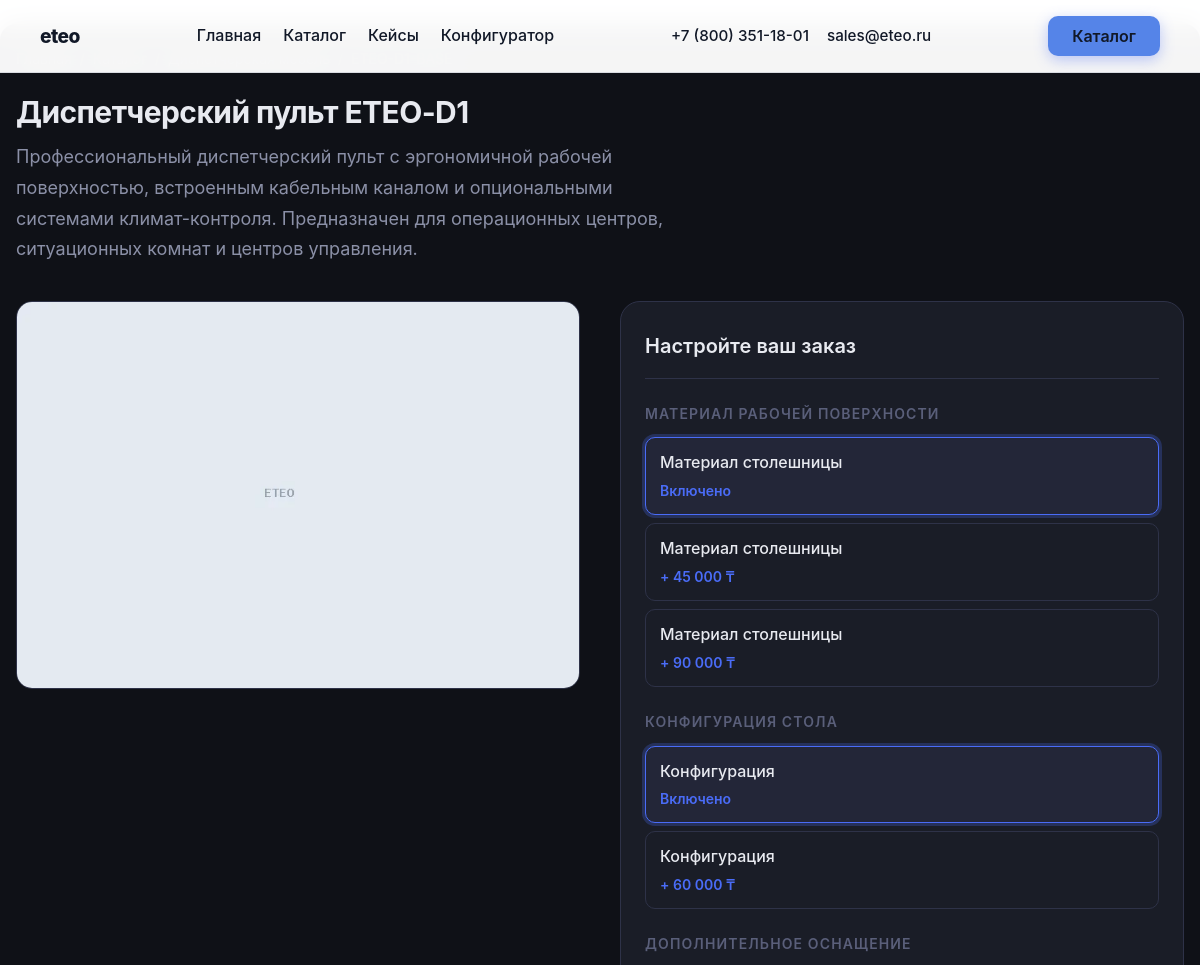
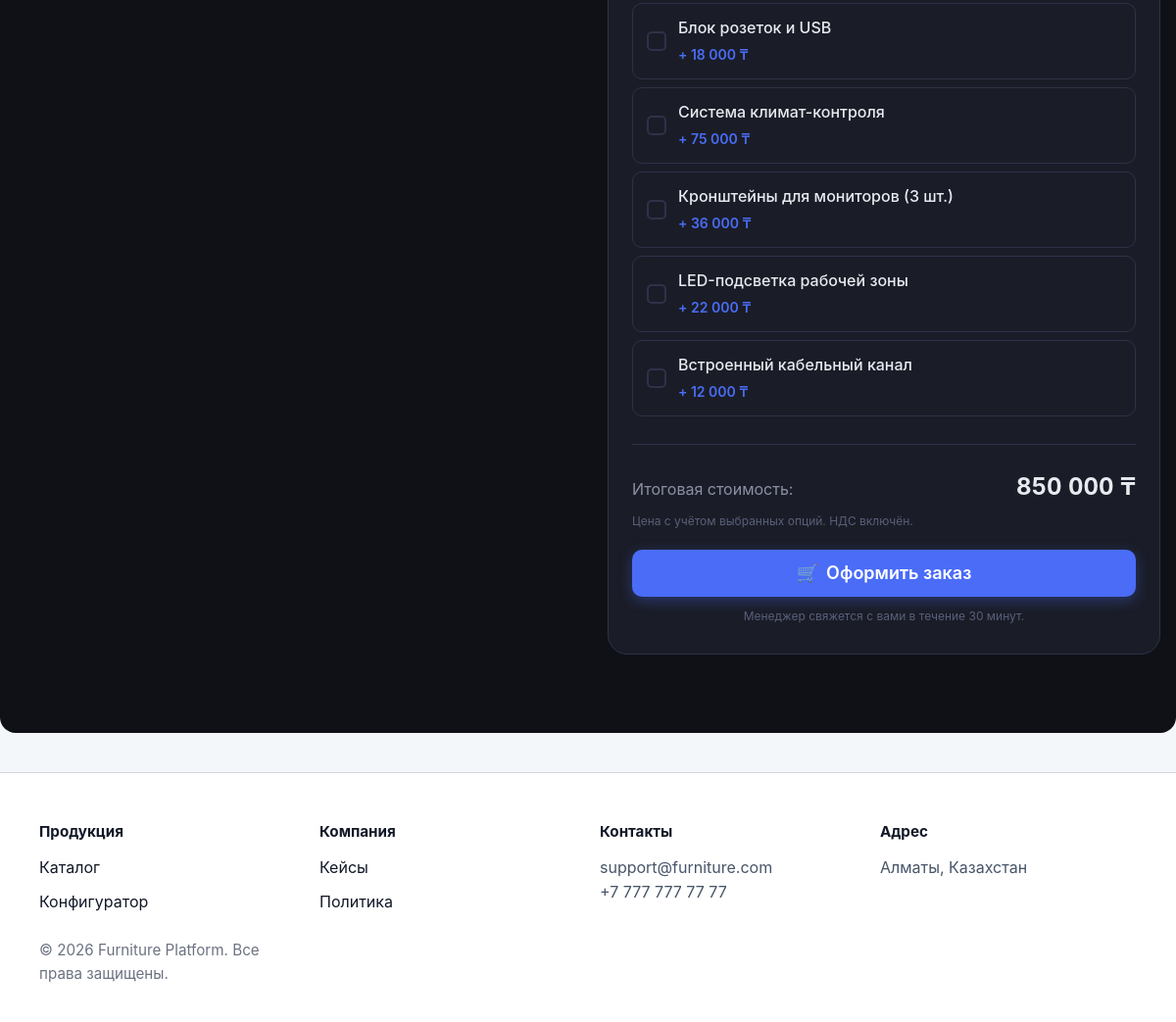
Page /product/1 on the committed database (2 pictures, top to bottom).
### tables this page shows
CREATE TABLE IF NOT EXISTS products (
    id              INT UNSIGNED      NOT NULL AUTO_INCREMENT,
    category_id     INT UNSIGNED      NOT NULL,
    name_ru         VARCHAR(300)      NOT NULL COMMENT 'Наименование (RU)',
    name_kk         VARCHAR(300)      NOT NULL COMMENT 'Наименование (KK)',
    description_ru  TEXT                       COMMENT 'Полное описание (RU)',
    description_kk  TEXT                       COMMENT 'Полное описание (KK)',
    base_price      DECIMAL(12, 2)    NOT NULL DEFAULT 0.00
                    COMMENT 'Базовая цена базовой конфигурации, тенге',
    image_preview   VARCHAR(500)               COMMENT 'Путь к превью-изображению',
    active          TINYINT(1)        NOT NULL DEFAULT 1
                    COMMENT '1 — опубликован, 0 — скрыт',
    sku             VARCHAR(100)      NOT NULL COMMENT 'Артикул (Stock Keeping Unit)',
    created_at      DATETIME          NOT NULL DEFAULT CURRENT_TIMESTAMP,

    PRIMARY KEY (id),
    UNIQUE KEY uq_products_sku (sku),
    INDEX idx_products_category (category_id),
    INDEX idx_products_active  (active),
    CONSTRAINT fk_products_category
        FOREIGN KEY (category_id)
        REFERENCES categories (id)
        ON UPDATE CASCADE
        ON DELETE RESTRICT    
);

CREATE TABLE IF NOT EXISTS product_options (
    id              INT UNSIGNED     NOT NULL AUTO_INCREMENT,
    product_id      INT UNSIGNED     NOT NULL,
    option_name_ru  VARCHAR(200)     NOT NULL COMMENT 'Название опции (RU)',
    option_name_kk  VARCHAR(200)     NOT NULL COMMENT 'Название опции (KK)',
    option_type     ENUM('select','checkbox')
                                     NOT NULL DEFAULT 'select',
    option_value_ru VARCHAR(200)              COMMENT 'Значение опции — для select (RU)',
    option_value_kk VARCHAR(200)              COMMENT 'Значение опции — для select (KK)',
    option_group    VARCHAR(100)              COMMENT 'Группировка опций одного select',
    price_modifier  DECIMAL(12, 2)   NOT NULL DEFAULT 0.00
                    COMMENT 'Прибавка к итоговой цене, тенге',
    sort_order      SMALLINT UNSIGNED NOT NULL DEFAULT 0,

    PRIMARY KEY (id),
    INDEX idx_po_product (product_id),
    INDEX idx_po_group   (product_id, option_group),
    CONSTRAINT fk_product_options_product
        FOREIGN KEY (product_id)
        REFERENCES products (id)
        ON UPDATE CASCADE
        ON DELETE CASCADE    
);

### includes/view.php (called while the page is built, shortened)
<?php
require_once __DIR__ . '/../views/helpers.php';
function render(string $view, array $data = [], array $layout = []): void
{
    $viewFile = __DIR__ . '/../views/' . ltrim($view, '/\\') . '.php';
    extract($data, EXTR_SKIP);
    require $viewFile;
    require __DIR__ . '/../views/layouts/main.php';
}

### config/Database.php (called while the page is built, shortened)
<?php
final class Database
{
    private static ?PDO $instance = null;
    public static function getInstance(): PDO
    {
        if (self::$instance === null) {
            $config = require __DIR__ . '/config.php';
            $db     = $config['database'];
            $dsn = sprintf(
                'mysql:host=%s;port=%d;dbname=%s;charset=utf8mb4',
                $db['host'],
                $db['port'],
                $db['name']
            );
            $options = [
                PDO::ATTR_ERRMODE            => PDO::ERRMODE_EXCEPTION,
                PDO::ATTR_DEFAULT_FETCH_MODE => PDO::FETCH_ASSOC,
                PDO::ATTR_EMULATE_PREPARES   => false,
                (defined('Pdo\Mysql::ATTR_INIT_COMMAND')
                    ? \Pdo\Mysql::ATTR_INIT_COMMAND
                    : PDO::MYSQL_ATTR_INIT_COMMAND) => "SET NAMES utf8mb4 COLLATE utf8mb4_unicode_ci",
            ];
            try {
                self::$instance = new PDO($dsn, $db['user'], $db['password'], $options);
            } catch (PDOException $e) {
                throw new RuntimeException(
                    'Ошибка подключения к базе данных. Обратитесь к администратору.',
                    500,
                    $e
                );
            }
        }
        return self::$instance;
    }
}

### controllers/ProductController.php (called while the page is built, shortened)
<?php
class ProductController
{
    private PDO $db;
    public function __construct()
    {
        $this->db = Database::getInstance();
    }
    public function getProductById(int $productId, string $locale = 'ru'): ?array
    {
        $locale  = in_array($locale, ['ru', 'kk'], true) ? $locale : 'ru';
        $nameCol = "p.name_{$locale}";
        $descCol = "p.description_{$locale}";
        $sql = "
            SELECT
                p.id,
                {$nameCol}        AS name,
                {$descCol}        AS description,
                p.base_price,
                p.image_preview,
                p.sku,
                p.category_id,
                c.name_{$locale}  AS category_name,
                c.slug            AS category_slug
            FROM products p
            INNER JOIN categories c ON c.id = p.category_id
            WHERE p.id = :product_id
              AND p.active = 1
            LIMIT 1
        ";
        $stmt = $this->db->prepare($sql);
        $stmt->execute([':product_id' => $productId]);
        $product = $stmt->fetch();
        $optSql = "
            SELECT
                id,
                option_name_{$locale}   AS option_name,
                option_type,
                option_value_{$locale}  AS option_value,
                option_group,
                price_modifier,
                sort_order
            FROM product_options
            WHERE product_id = :product_id
            ORDER BY sort_order ASC
        ";
        $optStmt = $this->db->prepare($optSql);
        $optStmt->execute([':product_id' => $productId]);
        $product['options']    = $optStmt->fetchAll();
        $product['base_price'] = (float)$product['base_price'];
        return $product;
    }
}

### views/helpers.php (called while the page is built, shortened)
<?php
function e(mixed $value): string
{
    return htmlspecialchars((string)$value, ENT_QUOTES | ENT_HTML5, 'UTF-8');
}
function format_price(float $value): string
{
    return number_format($value, 0, '.', ' ') . ' ₸';
}
function product_image(?string $path): string
{
    $placeholder = '/public/images/placeholder.webp';
    if ($path === null || trim($path) === '') {
        return $placeholder;
    }
    $normalized = str_starts_with($path, '/public/')
        ? substr($path, strlen('/public'))
        : $path;
    $filePath = dirname(__DIR__) . '/public' . $normalized;
    return is_file($filePath) ? $path : $placeholder;
}

### views/product/card.php (the view, shortened to what this page needs)
<?php
$optionGroups = [];
foreach ($product['options'] as $opt) {
    $group = $opt['option_group'] ?? 'other';
    $optionGroups[$group][] = $opt;
}
$productImage = product_image($product['image_preview'] ?? null);
?>
<main class="product-page">
    <section class="product-header">
        <nav class="breadcrumb" aria-label="Навигация">
            <a href="/">Главная</a>
            <span aria-hidden="true">/</span>
            <a href="/catalog">Каталог</a>
            <span aria-hidden="true">/</span>
            <a href="/catalog/<?= (int)$product['category_id'] ?>"><?= e($product['category_name']) ?></a>
            <span aria-hidden="true">/</span>
            <span aria-current="page"><?= e($product['sku']) ?></span>
        </nav>
        <h1 class="product-title"><?= e($product['name']) ?></h1>
        <p class="product-subtitle"><?= e($product['description']) ?></p>
    </section>
    <section class="product-layout">
        <div class="product-gallery">
            <img
                id="product-main-image"
                class="gallery__main-image"
                src="<?= e($productImage) ?>"
                alt="<?= e($product['name']) ?>, основное изображение"
                width="680" height="480"
                loading="eager" fetchpriority="high">
        </div>
        <div class="configurator"
             id="product-configurator"
             data-product-id="<?= (int)$product['id'] ?>"
             data-base-price="<?= (float)$product['base_price'] ?>"
             aria-label="Конфигуратор заказа">
            <h2 class="configurator__title">Настройте ваш заказ</h2>
            <?php foreach ($optionGroups as $groupKey => $groupOptions): ?>
                <?php
                $groupType   = $groupOptions[0]['option_type'];
                $groupLabels = [
                    'material' => 'Материал рабочей поверхности',
                    'config'   => 'Конфигурация стола',
                    'extras'   => 'Дополнительное оснащение',
                ];
                $groupLabel = $groupLabels[$groupKey] ?? ucfirst($groupKey);
                ?>
                <fieldset class="config-group" data-group="<?= e($groupKey) ?>">
                    <legend class="config-group__legend"><?= e($groupLabel) ?></legend>
                    <div class="config-options config-options--<?= $groupType === 'select' ? 'radio' : 'checkboxes' ?>">
                        <?php foreach ($groupOptions as $i => $opt): ?>
                            <?php
                            $modifier = (float)$opt['price_modifier'];
                            $priceStr = $modifier > 0
                                ? '+ ' . format_price($modifier)
                                : ($modifier < 0 ? '− ' . format_price(abs($modifier)) : 'Включено');
                            ?>
                            <?php if ($groupType === 'select'): ?>
                                <label class="option-card option-card--radio">
                                    <span class="option-card__body">
                                        <span class="option-card__name"><?= e($opt['option_name']) ?></span>
                                        <span class="option-card__price"><?= e($priceStr) ?></span>
                                    </span>
                                </label>
                            <?php else: ?>
                                <label class="option-card option-card--check">
                                    <span class="option-card__body">
                                        <span class="option-card__name"><?= e($opt['option_name']) ?></span>
                                        <span class="option-card__price"><?= e($priceStr) ?></span>
                                    </span>
                                    <span class="option-card__check-icon" aria-hidden="true"></span>
                                </label>
                            <?php endif; ?>
                        <?php endforeach; ?>
                    </div>
                </fieldset>
            <?php endforeach; ?>
            <div class="configurator__summary">
                <div class="price-display" aria-live="polite" aria-atomic="true">
                    <span class="price-display__label">Итоговая стоимость:</span>
                    <span class="price-display__value" id="price-display">
                        <?= e(format_price((float)$product['base_price'])) ?>
                    </span>
                </div>
                <p class="price-display__note">Цена с учётом выбранных опций. НДС включён.</p>
                <button type="button" class="btn btn--primary btn--large" id="btn-order">
                    <span aria-hidden="true">🛒</span> Оформить заказ
                </button>
                <p class="order-hint">Менеджер свяжется с вами в течение 30 минут.</p>
            </div>
        </div>
    </section>
</main>

### public/css/site.css (style rules this page uses)
:root { color-scheme: light; font-family: Inter, system-ui, -apple-system, BlinkMacSystemFont, "Segoe UI", sans-serif; font-size: 16px; line-height: 1.6; --color-bg: #F4F7F9; --color-surface: #ffffff; --color-accent: #5584E8; --color-accent-strong: #1F4ED8; --color-text: #111827; --color-text-secondary: #475569; --color-text-muted: #6B7280; --color-border: #D1D5DB; --color-success: #16A34A; --color-error: #DC2626; --radius-sm: 12px; --radius-lg: 24px; --shadow-sm: 0 8px 24px rgba(15, 23, 42, 0.08); --shadow-md: 0 20px 40px rgba(15, 23, 42, 0.08); --transition-normal: 180ms ease; }
* { box-sizing: border-box; }
html { scroll-behavior: smooth; }
body { margin: 0; min-height: 100vh; background: var(--color-bg); color: var(--color-text); font-family: var(--font-family); }
img { max-width: 100%; display: block; }
button, input, textarea, a { font: inherit; }
.btn { display: inline-flex; align-items: center; justify-content: center; gap: 0.5rem; padding: 0.95rem 1.5rem; border-radius: 999px; border: 1px solid transparent; text-decoration: none; color: var(--color-text); background: var(--color-surface); transition: transform var(--transition-normal), background var(--transition-normal), border-color var(--transition-normal), color var(--transition-normal); cursor: pointer; }
.btn--primary { background: var(--color-accent); color: #fff; border-color: var(--color-accent); }
.btn--large { padding: 1rem 1.75rem; font-weight: 600; }
.breadcrumb { display: flex; flex-wrap: wrap; align-items: center; gap: 0.5rem; color: var(--color-text-secondary); font-size: 0.95rem; }
.breadcrumb a { color: var(--color-text-secondary); }

### rows in the picture
products: name_ru "Диспетчерский пульт ETEO-D1", description_ru "Профессиональный диспетчерский пульт с эргономичной рабочей поверхностью, встроенным кабельным каналом и опциональными системами климат-контроля. Предназначен для операционных центров, ситуационных комнат и центров управления.", base_price "850 000 ₸"
product_options: option_name_ru "Материал столешницы", price_modifier "Включено"
product_options: option_name_ru "Материал столешницы", price_modifier "+ 45 000 ₸"
product_options: option_name_ru "Материал столешницы", price_modifier "+ 90 000 ₸"
product_options: option_name_ru "Конфигурация", price_modifier "Включено"
product_options: option_name_ru "Конфигурация", price_modifier "+ 60 000 ₸"
product_options: option_name_ru "Блок розеток и USB", price_modifier "+ 18 000 ₸"
product_options: option_name_ru "Система климат-контроля", price_modifier "+ 75 000 ₸"
product_options: option_name_ru "Кронштейны для мониторов (3 шт.)", price_modifier "+ 36 000 ₸"
product_options: option_name_ru "LED-подсветка рабочей зоны", price_modifier "+ 22 000 ₸"
product_options: option_name_ru "Встроенный кабельный канал", price_modifier "+ 12 000 ₸"

### other values in the picture
$groupLabel "МАТЕРИАЛ РАБОЧЕЙ ПОВЕРХНОСТИ"
$groupLabel "КОНФИГУРАЦИЯ СТОЛА"
$groupLabel "ДОПОЛНИТЕЛЬНОЕ ОСНАЩЕНИЕ"
